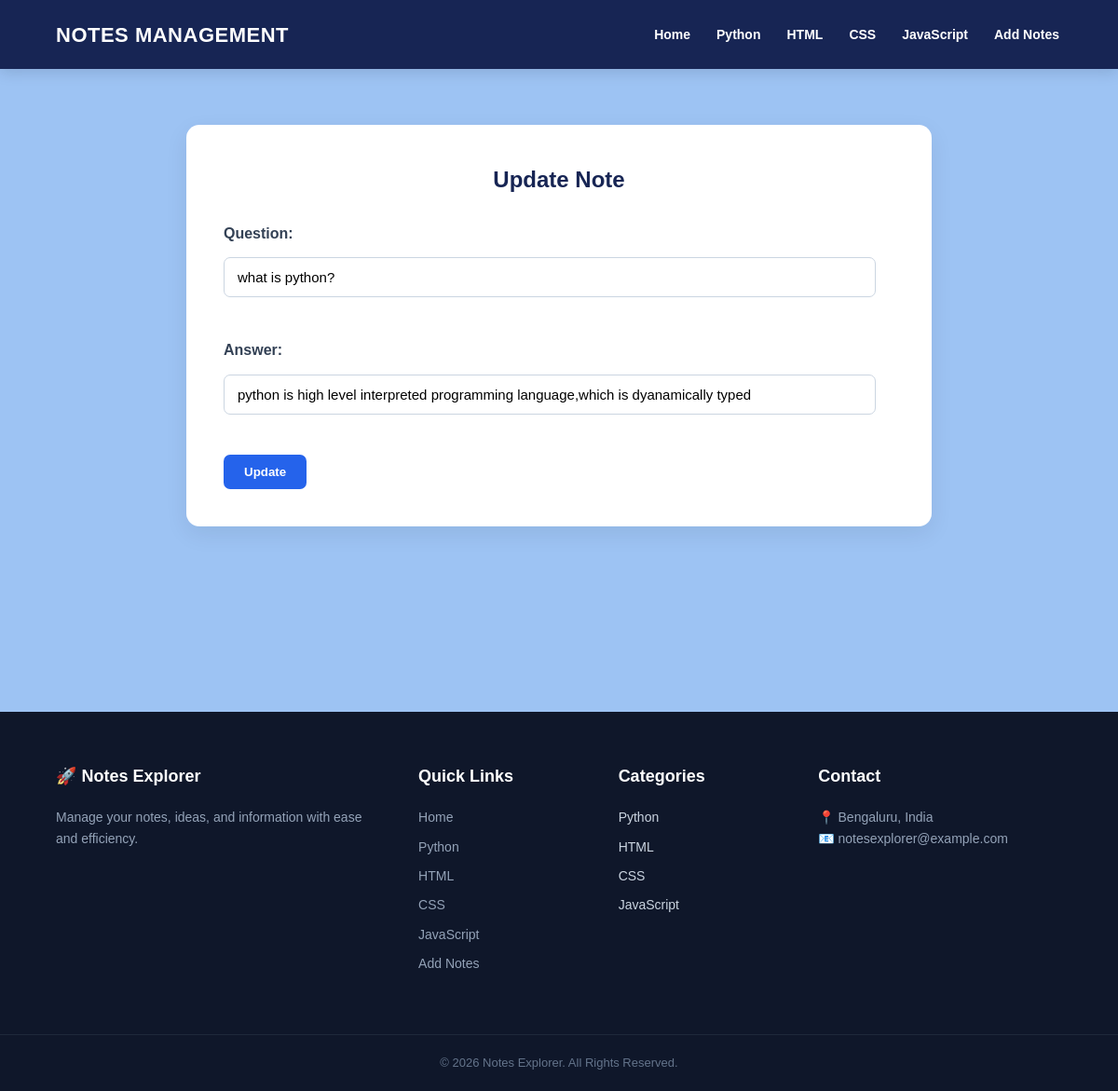
/notes_app/update/1/, run on the app's committed database.
### notes_app/models.py (models this page shows, shortened)
class python(models.Model):
    question=models.CharField(max_length=200)
    answer=models.CharField(max_length=200)

### notes_app/views.py (the view, shortened to what this page needs)
# urls.py: path('update/<int:abc>/', views.update, name='update'),
def update(request, abc):
    try:
        obj = notes.objects.get(id=abc)
        return render(
            request,
            'update.html',
            {'i': obj, 'category': 'python'}
        )
    except notes.DoesNotExist:
        return HttpResponse('Record not found')

### templates/update.html (shortened to what this page needs)
{% extends 'index.html' %}
{% block content %}
<section class="update-section">
    <h2>Update Note</h2>
    <form method="POST">
        <label for="question">
            Question:
        </label>
        <input
            type="text"
            id="question"
            name="question"
            value="{{ i.question }}"
        >
        <br><br>
        <label for="answer">
            Answer:
        </label>
        <input
            type="text"
            id="answer"
            name="answer"
            value="{{ i.answer }}"
        >
        <br><br>
        <button type="submit">
            Update
        </button>
    </form>
</section>
{% endblock content %}

### static/css/style.css (style rules this page uses)
* { margin: 0; padding: 0; box-sizing: border-box; }
html { scroll-behavior: smooth; }
body { font-family: Arial, Helvetica, sans-serif; background-color: #9dc3f3; color: #1e293b; line-height: 1.6; }
form { max-width: 700px; }
form label { display: block; font-weight: bold; color: #334155; margin-bottom: 6px; }
form input[type="text"], form input[type="email"], form input[type="password"], form textarea, form select { width: 100%; padding: 12px 14px; margin: 8px 0 18px; border: 1px solid #cbd5e1; border-radius: 7px; outline: none; font-size: 15px; background-color: white; }
form button { padding: 11px 22px; border: none; border-radius: 7px; background-color: #2563eb; color: white; font-weight: bold; cursor: pointer; transition: 0.3s; }
.update-section { width: 90%; max-width: 800px; margin: 60px auto; padding: 40px; background-color: white; border-radius: 14px; box-shadow: 0 8px 25px rgba(15, 23, 42, 0.08); }
.update-section h2 { color: #172554; margin-bottom: 25px; text-align: center; }
.update-section label { display: block; font-weight: bold; color: #334155; margin-bottom: 5px; }

### data on the page
python: question "what is python?", answer "python is high level interpreted programming language,which is dyanamically typed"
